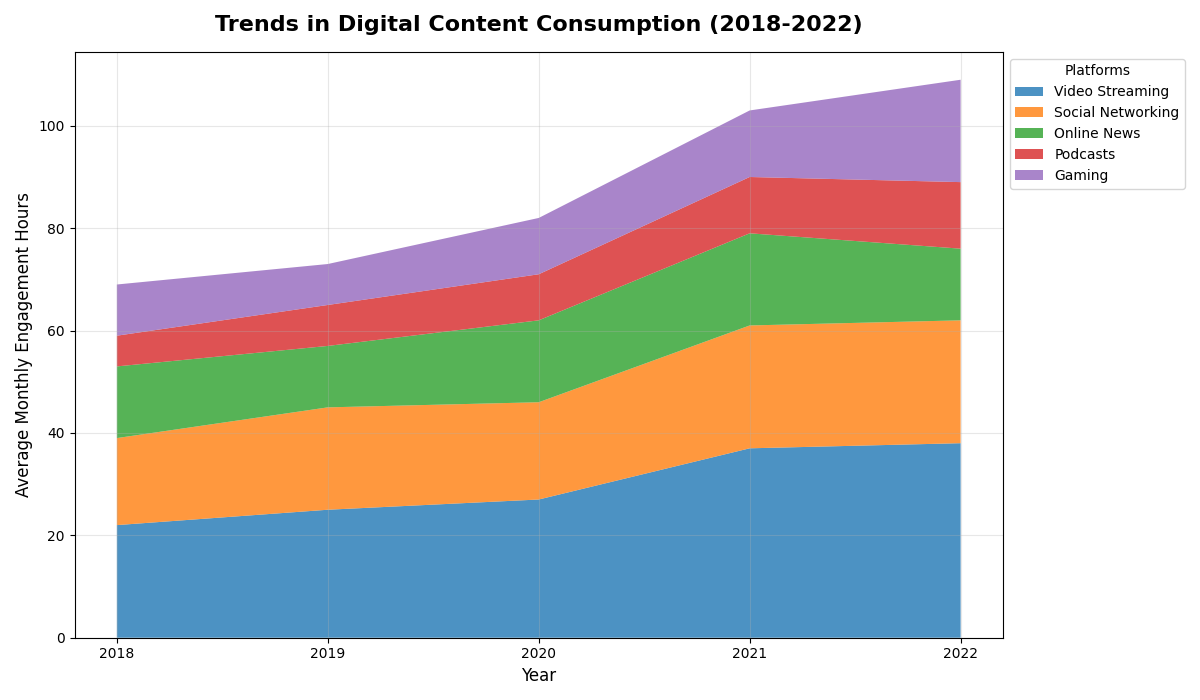

Python code for this plot:
import matplotlib.pyplot as plt
import numpy as np

years = np.array([2018, 2019, 2020, 2021, 2022])

video_streaming = np.array([22, 25, 27, 37, 38])
social_networking = np.array([17, 20, 19, 24, 24])
online_news = np.array([14, 12, 16, 18, 14])
podcasts = np.array([6, 8, 9, 11, 13])
gaming = np.array([10, 8, 11, 13, 20])

platforms = [video_streaming, social_networking, online_news, podcasts, gaming]
platform_labels = ['Video Streaming', 'Social Networking', 'Online News', 'Podcasts', 'Gaming']
colors = ['#1f77b4', '#ff7f0e', '#2ca02c', '#d62728', '#9467bd']

plt.figure(figsize=(12, 7))
plt.stackplot(years, *platforms, labels=platform_labels, colors=colors, alpha=0.8)
plt.title('Trends in Digital Content Consumption (2018-2022)', fontsize=16, fontweight='bold', pad=15)
plt.xlabel('Year', fontsize=12)
plt.ylabel('Average Monthly Engagement Hours', fontsize=12)
plt.legend(loc='upper left', bbox_to_anchor=(1, 1), title='Platforms', fontsize=10)
plt.xticks(years, fontsize=10)
plt.grid(alpha=0.3)
plt.tight_layout()
plt.show()
